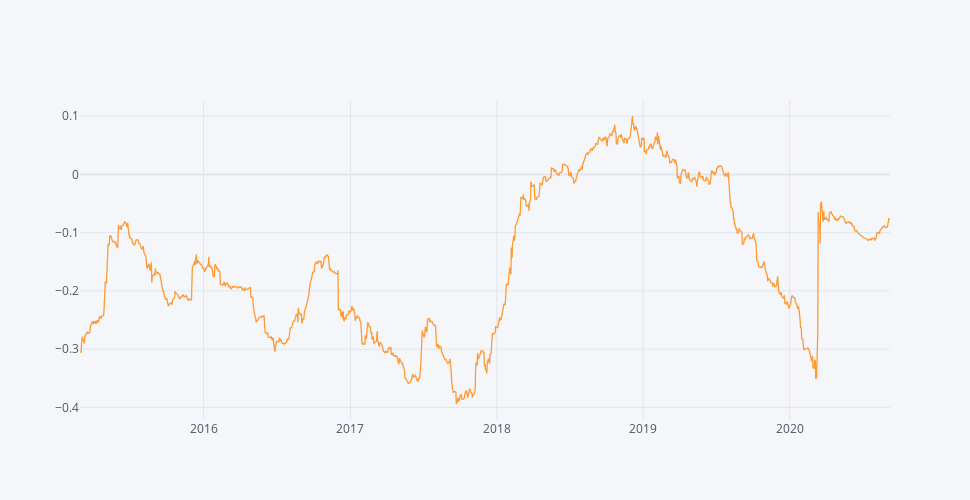

This figure's notebook cell:
### Code cell
returns['VG_GB'].rolling("365D").corr(returns['IWDA'])[plus_1_year:].iplot(dimensions=pa.dimensions)

### Figure 1 — Plotly figure (JSON) as saved in the notebook; plotly's stock layout.template omitted (floating-point values rounded to 4 significant figures; data arrays with more than 128 entries replaced by an {"elided": "..."} marker saying what was removed)
{"data": [{"line": {"color": "rgba(255, 153, 51, 1.0)", "dash": "solid", "shape": "linear", "width": 1.3}, "mode": "lines", "name": "None", "text": "", "type": "scatter", "x": {"elided": "1446 str values"}, "y": {"elided": "1446 float values"}}], "layout": {"height": 500, "legend": {"bgcolor": "#F5F6F9", "font": {"color": "#4D5663"}}, "paper_bgcolor": "#F5F6F9", "plot_bgcolor": "#F5F6F9", "title": {"font": {"color": "#4D5663"}}, "width": 970, "xaxis": {"autorange": true, "gridcolor": "#E1E5ED", "range": ["2015-02-27", "2020-09-07"], "showgrid": true, "tickfont": {"color": "#4D5663"}, "title": {"font": {"color": "#4D5663"}, "text": ""}, "type": "date", "zerolinecolor": "#E1E5ED"}, "yaxis": {"autorange": true, "gridcolor": "#E1E5ED", "range": [-0.4217, 0.1277], "showgrid": true, "tickfont": {"color": "#4D5663"}, "title": {"font": {"color": "#4D5663"}, "text": ""}, "type": "linear", "zerolinecolor": "#E1E5ED"}}}
